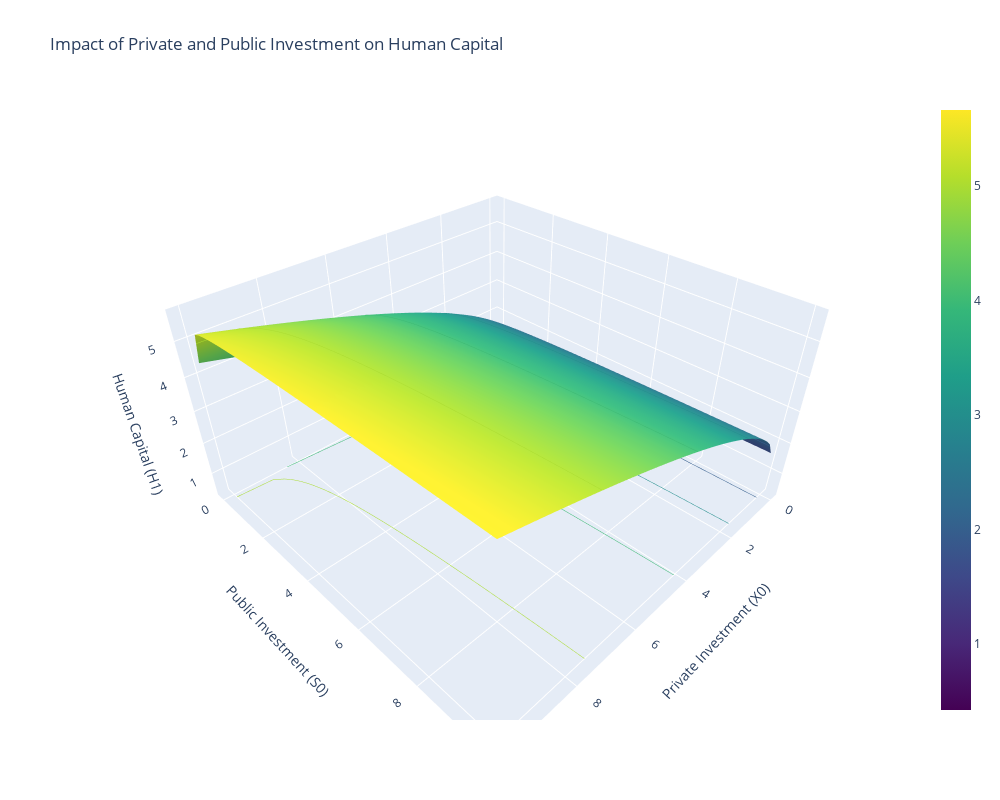

Notebook code cell kept with this figure:
### Markdown cell above
First Graph: Slightly Privately Weighted Model
This graph represents a scenario where private investment (X0) is slightly more influential than public investment (S0) in developing human capital (H1). The visualization shows that increases in private investment have a marginally more pronounced impact on human capital, reflecting a model where private contributions play a critical but not overwhelming role alongside public funding. This shows a mixed-market economic model where both sectors contribute significantly to education and human capital development.

### Code cell
# Initialize the model
model = BeckerTomesModelDebugged()

# Define ranges for Private Investment (X0) and Public Investment (S0)
X0_values = np.linspace(0, 10, 50)  # Range of private investment
S0_values = np.linspace(0, 10, 50)  # Range of public investment

# Prepare storage for computed Human Capital (H1)
H1_values = np.zeros((len(X0_values), len(S0_values)))

# Compute H1 over grid of X0 and S0
for i, X0 in enumerate(X0_values):
    for j, S0 in enumerate(S0_values):
        model.par.X0 = X0  # Set the model's private investment
        model.par.S0 = S0  # Set the model's public investment
        model.solve_continuous1()
        if hasattr(model.sol, 'optimal_X'):
            E1 = model.endowment_production(model.par.E0)  # Calculate endowment at the next period
            H1 = model.human_capital_production1(X0, S0, E1)  # Calculate human capital
            H1_values[i, j] = H1
        else:
            H1_values[i, j] = np.nan  # Use NaN for cases where solution is not found

# Generate meshgrid for plotting
X0_mesh, S0_mesh = np.meshgrid(X0_values, S0_values)

# Create the 3D plot
fig = go.Figure(data=[go.Surface(
    x=X0_mesh, y=S0_mesh, z=H1_values,
    contours={
        'z': {
            'show': True,
            'usecolormap': True,
            'highlightcolor': "limegreen",
            'project_z': True
        }
    }
)])

# Update traces for aesthetics and hover information
fig.update_traces(
    colorscale="Viridis",
    hovertemplate="Private Investment (X0): %{x}<br>Public Investment (S0): %{y}<br>Human Capital (H1): %{z}<extra></extra>"
)

# Configure the layout of the plot
fig.update_layout(
    scene=dict(
        xaxis=dict(title='Private Investment (X0)', showgrid=True),
        yaxis=dict(title='Public Investment (S0)', showgrid=True),
        zaxis=dict(title='Human Capital (H1)', showgrid=True)
    ),
    title="Impact of Private and Public Investment on Human Capital",
    width=1000,
    height=800
)

fig.show()

### Figure 1 — Plotly figure (JSON) as saved in the notebook; plotly's stock layout.template omitted (floating-point values rounded to 4 significant figures; data arrays with more than 128 entries replaced by an {"elided": "..."} marker saying what was removed)
{"data": [{"colorscale": [[0, "#440154"], [0.1111, "#482878"], [0.2222, "#3e4989"], [0.3333, "#31688e"], [0.4444, "#26828e"], [0.5556, "#1f9e89"], [0.6667, "#35b779"], [0.7778, "#6ece58"], [0.8889, "#b5de2b"], [1, "#fde725"]], "contours": {"z": {"highlightcolor": "limegreen", "project": {"z": true}, "show": true, "usecolormap": true}}, "hovertemplate": "Private Investment (X0): %{x}<br>Public Investment (S0): %{y}<br>Human Capital (H1): %{z}<extra></extra>", "type": "surface", "x": {"elided": "50x50 float values"}, "y": {"elided": "50x50 float values"}, "z": {"elided": "50x50 float values"}}], "layout": {"height": 800, "scene": {"xaxis": {"showgrid": true, "title": {"text": "Private Investment (X0)"}}, "yaxis": {"showgrid": true, "title": {"text": "Public Investment (S0)"}}, "zaxis": {"showgrid": true, "title": {"text": "Human Capital (H1)"}}}, "title": {"text": "Impact of Private and Public Investment on Human Capital"}, "width": 1000}}
